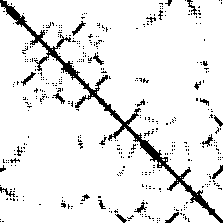
#> input picture cmaps/A0A077UMX3_origin.png, 223 x 223 px; its folder holds only this picture in this run
$ jupyter execute --allow-errors analyzing_label.ipynb
#> lines starting #> are read from the running program, lines starting #| are printed output that depends on the picture; after the words box and inside, x2 and y2 are one past the last pixel; in counts of white or black regions, pixels touching at a corner belong together
[cell 1]
import pandas as pd
import os
import numpy as np
from PIL import Image
import matplotlib.pyplot as plt
from matplotlib.patches import Rectangle

[cell 2]
lmaps = os.listdir('cmaps')
maps = []
for i in lmaps:
    max_size = 408
    im_reshape = np.zeros((max_size, max_size))
    im = np.asarray(Image.open(os.path.join('cmaps', i)))
#> im is the input picture: shape (223, 223); 91.7% white; 427 black regions (402 under 20 px), largest, box (x1, y1, x2, y2) and area: (0, 0, 223, 223) 2305, (72, 21, 86, 36) 60, (21, 72, 36, 86) 60
    im_correct = im[im.any(axis=1)][:, im.any(axis=0)]
    n, p = im_correct.shape
#> n = 223; p = 223
    # The data is rescalde between 0 and 1
    im_rescale = - (im_correct / 255) + 1
    # Center and reshape the data
    im_rescale = np.pad(im_rescale, [((max_size - n) // 2, (max_size - n) - (max_size - n) // 2), ((max_size - p) // 2, (max_size - p) - (max_size - p) // 2)])
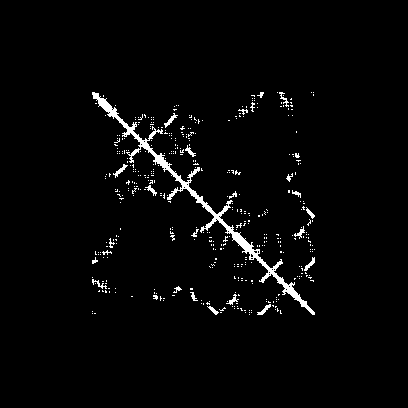
#> im_rescale: shape (408, 408) float64; values 0 (black) and 1 (white), 2.5% white; 427 white regions (402 under 20 px), largest, box (x1, y1, x2, y2) and area: (92, 92, 315, 315) 2305, (164, 113, 178, 128) 60, (113, 164, 128, 178) 60
    maps.append(im_rescale[:,:].astype(np.float32))

[cell 3]
fig, ax = plt.subplots(3,3, figsize=(10,10))
for idx,i in enumerate(np.random.choice(len(maps), 9)):
    ax[idx // 3, idx % 3].imshow(maps[i])
    ax[idx // 3, idx % 3].set_title(f"Sample {idx+1}")
#> this loop made 9 passes
plt.tight_layout()
plt.show()
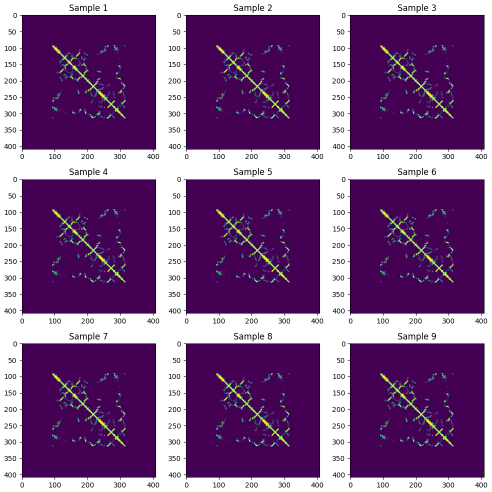
#> figure drawn by matplotlib, 9 panels

$ run again, on cmaps/A0A0D6GBP6_origin.png
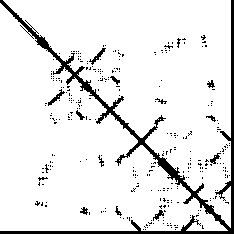
#> input picture cmaps/A0A0D6GBP6_origin.png, 234 x 234 px
#> im is the input picture: shape (234, 234); 90.9% white; 319 black regions (306 under 20 px), largest, box (x1, y1, x2, y2) and area: (0, 0, 234, 234) 3838, (89, 48, 106, 65) 74, (48, 89, 65, 106) 74
#> `im_correct = im[im.any(axis=1)][:, im.any(axis=0)]`:
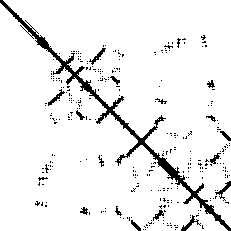
#> im_correct: shape (231, 231); 93.2% white; 323 black regions (306 under 20 px), largest, box (x1, y1, x2, y2) and area: (0, 0, 231, 231) 2185, (215, 181, 231, 201) 84, (181, 215, 201, 231) 84
#> `im_rescale = np.pad(im_rescale, [((max_size - n) // 2, (max_size - n) ..`:
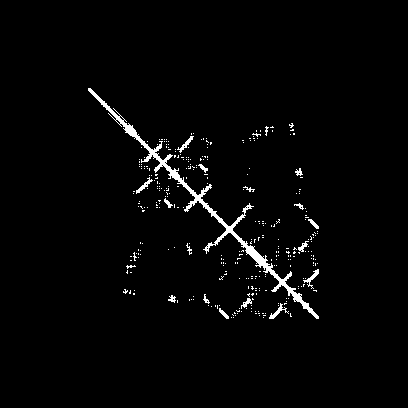
#> im_rescale: shape (408, 408) float64; values 0 (black) and 1 (white), 2.2% white; 323 white regions (306 under 20 px), largest, box (x1, y1, x2, y2) and area: (88, 88, 319, 319) 2185, (303, 269, 319, 289) 84, (269, 303, 289, 319) 84
#> the loop `for idx,i in enumerate(np.random.choice(len(maps), 9)):` made 9 passes

$ run again, on cmaps/A0A0E0VLE5_origin.png
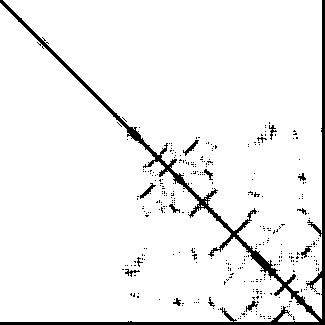
#> input picture cmaps/A0A0E0VLE5_origin.png, 325 x 325 px
#> im is the input picture: shape (325, 325); 94.3% white; 339 black regions (324 under 20 px), largest, box (x1, y1, x2, y2) and area: (0, 0, 325, 325) 4879, (183, 140, 199, 156) 69, (140, 183, 156, 199) 69
#> `im_correct = im[im.any(axis=1)][:, im.any(axis=0)]`:
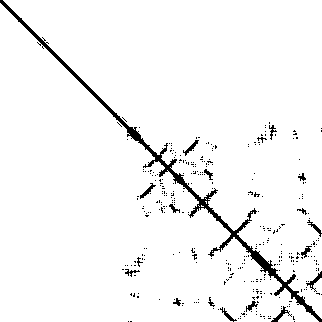
#> im_correct: shape (322, 322); 96% white; 349 black regions (330 under 20 px), largest, box (x1, y1, x2, y2) and area: (0, 0, 322, 322) 2640, (306, 271, 322, 292) 84, (271, 306, 292, 322) 84
#> `im_rescale = np.pad(im_rescale, [((max_size - n) // 2, (max_size - n) ..`:
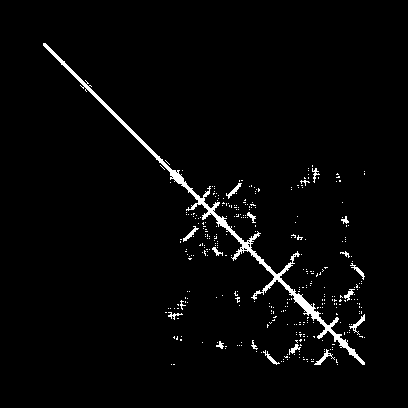
#> im_rescale: shape (408, 408) float64; values 0 (black) and 1 (white), 2.5% white; 349 white regions (330 under 20 px), largest, box (x1, y1, x2, y2) and area: (43, 43, 365, 365) 2640, (349, 314, 365, 335) 84, (314, 349, 335, 365) 84
#> the loop `for idx,i in enumerate(np.random.choice(len(maps), 9)):` made 9 passes
